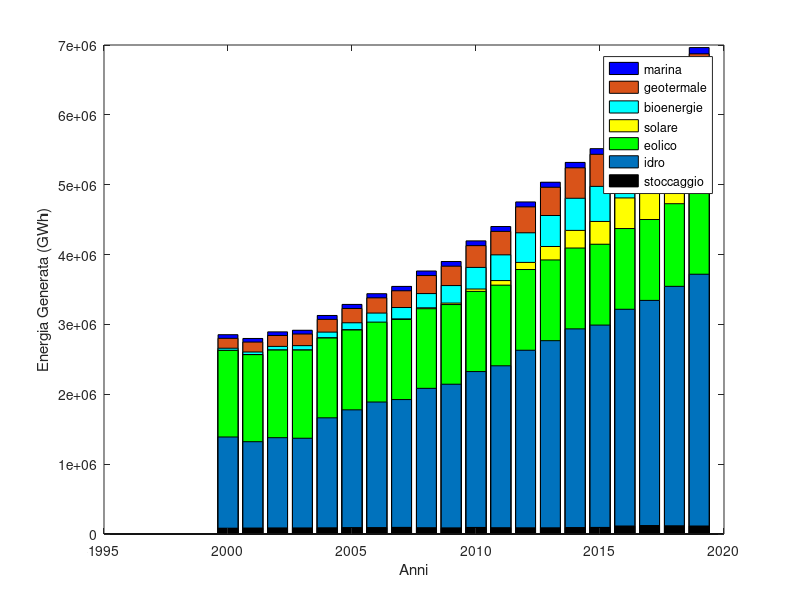

This figure's MATLAB source:
anno1 = [2000 2001 2002 2003 2004 2005 2006 2007 2008 2009 2010 2011 2012 2013 2014 2015 2016 2017 2018 2019];
marina = [2853433.119 2799055.842 2893796.2 2916594.296 3128278.366 3286566.969 3440176.001 3544321.768 3764901.15 3900851.184 4196289.886 4401683.045 4753447.5 5035767.041 5319298.741 5516426.73 5893848.268 6222599.852 6602443.176 6963450.134];
HG = bar(anno1,marina,'facecolor','b');
hold on

anno2 = [2000 2001 2002 2003 2004 2005 2006 2007 2008 2009 2010 2011 2012 2013 2014 2015 2016 2017 2018 2019];
geotermale = [2800886 2747414.086 2841233.567 2862868.761 3072292.63 3228161.609 3380479.284 3481656.032 3699644.92 3833564.328 4127823.957 4331827.119 4682606.951 4963406.011 5242005.676 5435222.899 5810578.722 6136581.052 6512923.653 6873203.188];
HG = bar(anno2,geotermale,'facecolor','#D95319');
hold on

anno3 = [2000 2001 2002 2003 2004 2005 2006 2007 2008 2009 2010 2011 2012 2013 2014 2015 2016 2017 2018 2019];
bioenergie = [2659232 2605464.086 2685481.567 2696125.761 2889846.63 3023493.609 3162624.284 3242116.032 3441676.92 3556247.328 3816038.957 3995934.119 4311604.951 4559250.011 4805839.676 4976116.899 5325466.722 5633481.052 5986366.653 6315350.188];
HG = bar(anno3,bioenergie,'facecolor','c');
hold on

anno4 = [2000 2001 2002 2003 2004 2005 2006 2007 2008 2009 2010 2011 2012 2013 2014 2015 2016 2017 2018 2019];
solare = [2629645 2569453.086 2635057.567 2635146.761 2808854.63 2924691.609 3027092.284 3079355.032 3237932.92 3305543.328 3507033.957 3627828.119 3887842.951 4115839.011 4346133.676 4474206.899 4810815.722 5066642.052 5421334.653 5963102.188];
HG = bar(anno4,solare,'facecolor','y');
hold on

anno5 = [2000 2001 2002 2003 2004 2005 2006 2007 2008 2009 2010 2011 2012 2013 2014 2015 2016 2017 2018 2019];
eolico = [2628314 2567753.086 2633080.567 2632756.761 2805771.63 2920281.609 3033117.284 3071234.032 3225124.92 3284525.328 3473222.957 3562197.119 3786072.951 3923077.011 4093784.676 4148070.899 4372637.722 4501932.052 4728271.653 4902966.188];
HG = bar(anno5,eolico,'facecolor','g');
hold on

anno6 = [2000 2001 2002 2003 2004 2005 2006 2007 2008 2009 2010 2011 2012 2013 2014 2015 2016 2017 2018 2019];
idro = [1388714 1321253.086 1378780.567 1370756.761 1663071.63 1777281.609 1889317.284 1924434.032 2085224.92 2144125.328 2325322.957 2407897.119 2630572.951 2767477.011 2936384.676 2990670.899 3217037.722 3344032.052 3545171.653 3718666.188];
HG = bar(anno6,idro,'facecolor','#0072BD');
hold on

anno7 = [2000 2001 2002 2003 2004 2005 2006 2007 2008 2009 2010 2011 2012 2013 2014 2015 2016 2017 2018 2019];
stoccaggiopompa = [83215.038 85424.649 87127.757 87087.434 88954.302 92045.249 92213.373 94834.33 90488.237 87940.684 93894.466 90413.696 89051.531 89139.678 92477.105 94233.319 114660.89 121402.518 117931.702 114480.159];
HG = bar(anno7,stoccaggiopompa,'facecolor','k');
hold on

xlabel('Anni')
ylabel('Energia Generata (GWh)')
legend('marina','geotermale','bioenergie','solare','eolico','idro','stoccaggio')